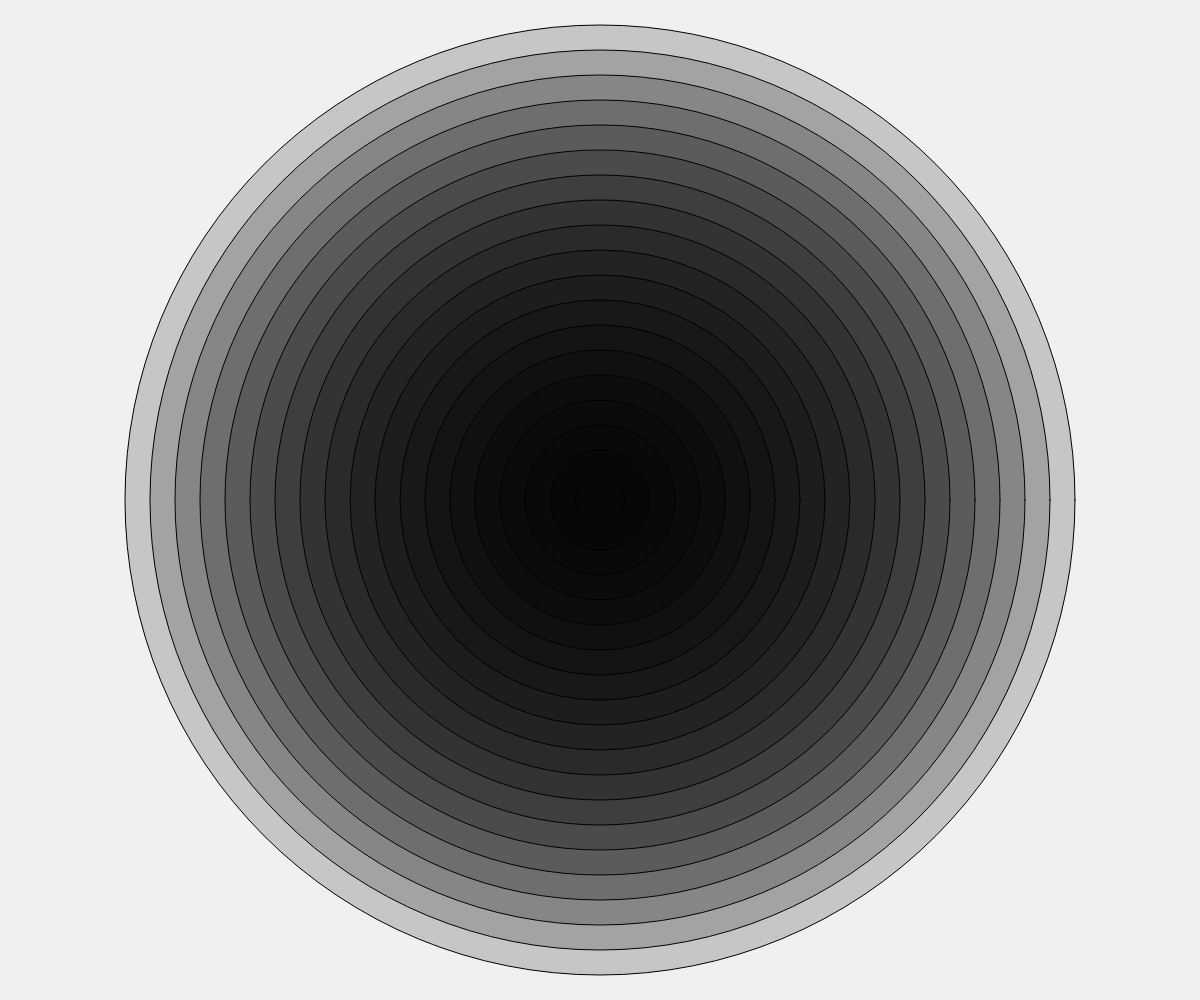
Frame 1 (no input)
Frame 60 (no input): identical to frame 1, image omitted
Frame 120 (the mouse pressed at the canvas centre since frame 60): identical to frame 1, image omitted

The p5.js sketch that drew this single still picture (run headless with seeded random() and noise() and a simulated clock; from frame 60 on, the mouse is pressed at the canvas centre):

// p5.js sketch
// ── sketch.js
function setup() {
  createCanvas(windowWidth, windowHeight);
  noStroke();
}

function draw() {
  background(240);
  stroke(0);
  strokeWeight(1);
  fill(0, 45);

  for (let x = 50; x < width && x < height; x += 50) {
  	ellipse(width/2, height/2, x, x);
  }
  }
  
 
